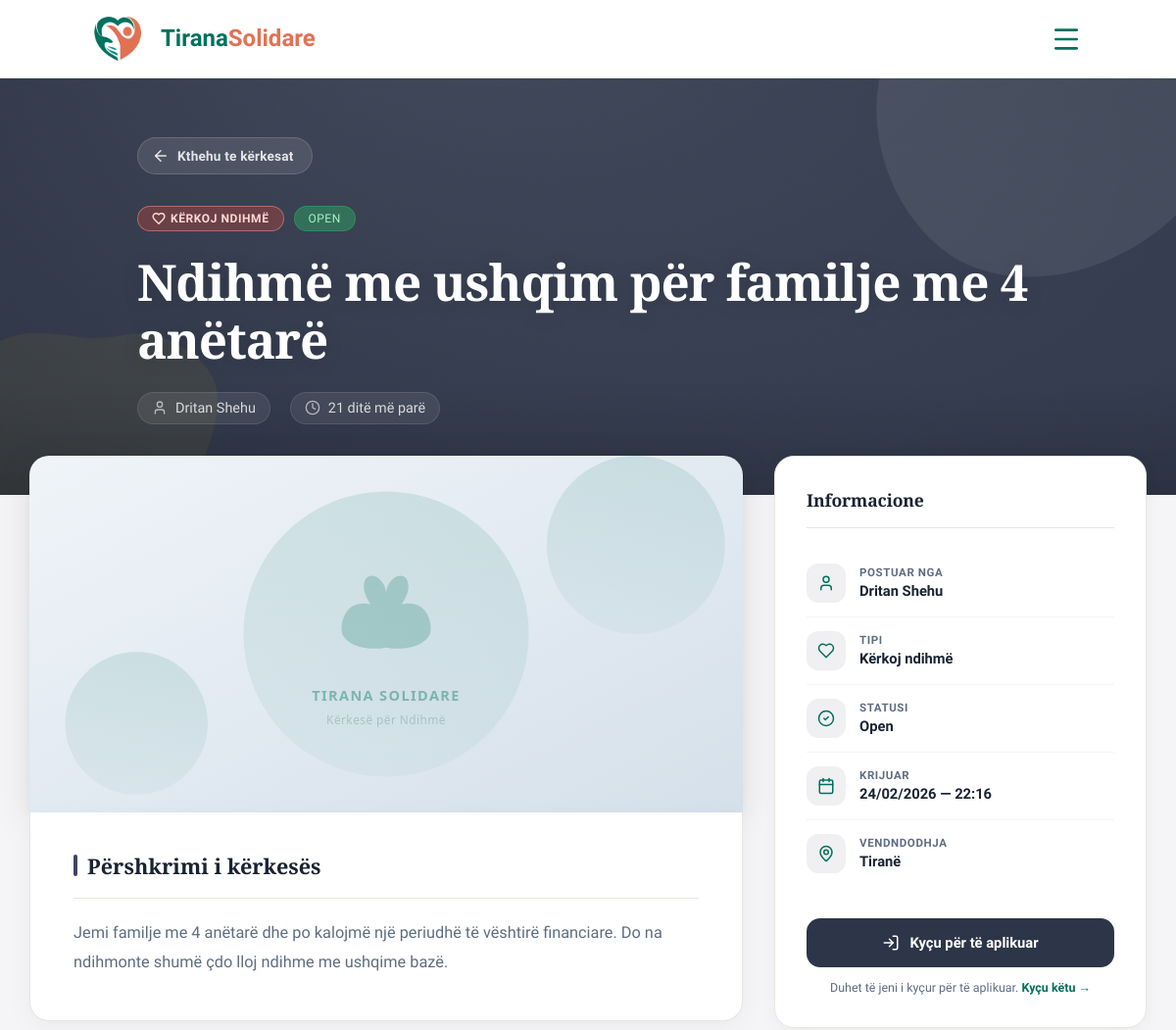
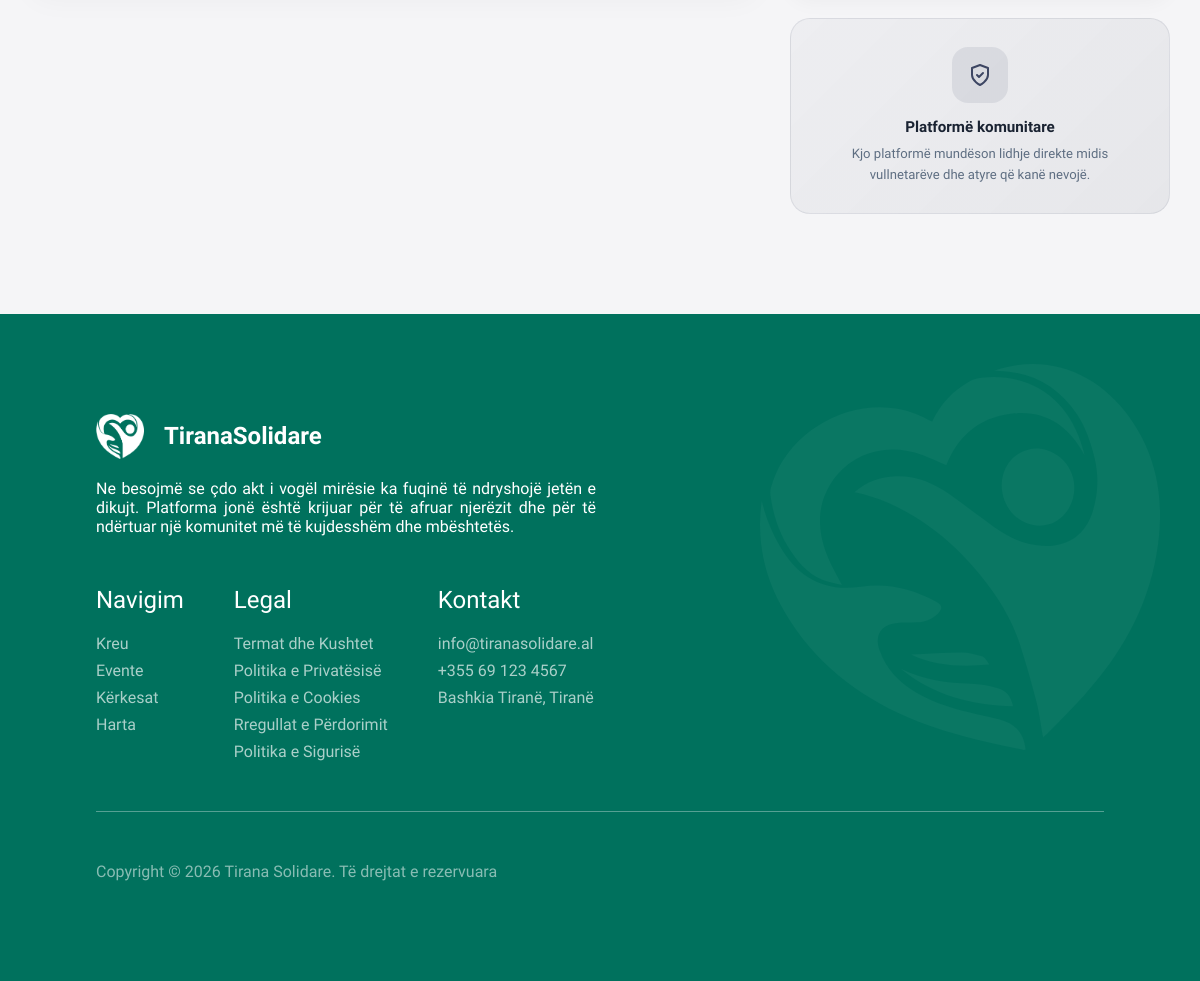
Screenshot of /views/help_requests.php?id=1 with the database file from the repository (2 pictures, top to bottom).
### tables this page shows
CREATE TABLE `kerkesa_per_ndihme` (
  `id_kerkese_ndihme` int(11) NOT NULL,
  `id_perdoruesi` int(11) DEFAULT NULL,
  `tipi` enum('Kërkesë','Ofertë') DEFAULT NULL,
  `titulli` varchar(150) DEFAULT NULL,
  `pershkrimi` text DEFAULT NULL,
  `statusi` enum('Open','Closed') DEFAULT 'Open' COMMENT 'Open/Closed',
  `imazhi` varchar(500) DEFAULT NULL,
  `vendndodhja` varchar(255) DEFAULT NULL,  `latitude` decimal(10,7) DEFAULT NULL,
  `longitude` decimal(10,7) DEFAULT NULL,  `krijuar_me` timestamp NOT NULL DEFAULT current_timestamp()
);

CREATE TABLE `perdoruesi` (
  `id_perdoruesi` int(11) NOT NULL,
  `emri` varchar(100) NOT NULL,
  `email` varchar(150) NOT NULL,
  `bio` text DEFAULT NULL,
  `profile_picture` varchar(500) DEFAULT NULL,
  `profile_public` tinyint(1) NOT NULL DEFAULT 1,
  `fjalekalimi` varchar(255) NOT NULL,
  `roli` enum('Admin','Vullnetar') DEFAULT 'Vullnetar',
  `statusi_llogarise` enum('Aktiv','Bllokuar','Çaktivizuar') DEFAULT 'Aktiv',
  `verified` tinyint(1) NOT NULL DEFAULT 0,
  `verification_token_hash` varchar(64) DEFAULT NULL,
  `verification_token_expires` datetime DEFAULT NULL,
  `password_reset_token_hash` varchar(64) DEFAULT NULL,
  `password_reset_token_expires` datetime DEFAULT NULL,
  `krijuar_me` timestamp NOT NULL DEFAULT current_timestamp(),
  `deaktivizuar_me` datetime DEFAULT NULL
);

### includes/functions.php (called while the page is built, shortened)
<?php
if (!function_exists('koheParapake')) {
    function koheParapake(string $datetime): string
    {
        $now  = new DateTime();
        $then = new DateTime($datetime);
        $diff = $now->diff($then);
        if ($diff->d > 0) return $diff->d . ' ditë më parë';
        return 'tani';
    }
}

### views/help_requests.php (the view, shortened to what this page needs)
<?php
require_once __DIR__ . '/../config/db.php';
require_once __DIR__ . '/../includes/functions.php';
$isLoggedIn = isset($_SESSION['user_id']);
$isAdmin = ($isLoggedIn && ($_SESSION['roli'] ?? '') === 'Admin');
$currentUserId = $_SESSION['user_id'] ?? null;
if (isset($_GET['id'])) {
    $id = (int) $_GET['id'];
    $stmt = $pdo->prepare(
        "SELECT k.*, p.emri AS krijuesi_emri, p.email AS krijuesi_email
         FROM Kerkesa_per_Ndihme k
         LEFT JOIN Perdoruesi p ON p.id_perdoruesi = k.id_perdoruesi
         WHERE k.id_kerkese_ndihme = ?"
    );
    $stmt->execute([$id]);
    $request = $stmt->fetch(PDO::FETCH_ASSOC);
}
  $isOwner = false;
  if (isset($request) && $request) {
    $isOwner = $isLoggedIn && ((int) $request['id_perdoruesi'] === (int) $currentUserId);
  }
?>
<!DOCTYPE html>
<html lang="sq">
<head>
  <link rel="stylesheet" href="/TiranaSolidare/public/assets/styles/main.css?v=20260318a">
  <link rel="stylesheet" href="/TiranaSolidare/public/assets/styles/requests.css?v=20260318c">
  <link rel="stylesheet" href="https://unpkg.com/leaflet@1.9.4/dist/leaflet.css" />
  <link rel="stylesheet" href="/TiranaSolidare/assets/css/map.css">
</head>
<body class="page-requests">
<?php include __DIR__ . '/../public/components/header.php'; ?>
<main>
<?php if (isset($request) && $request): ?>
<section class="rq-detail-hero <?= $request['tipi'] === 'Ofertë' ? 'rq-detail-hero--offer' : 'rq-detail-hero--request' ?>">
  <div class="rq-detail-hero__inner">
    <a href="/TiranaSolidare/views/help_requests.php" class="rq-back-link">
      <svg xmlns="http://www.w3.org/2000/svg" width="18" height="18" viewBox="0 0 24 24" fill="none" stroke="currentColor" stroke-width="2" stroke-linecap="round" stroke-linejoin="round"><path d="m12 19-7-7 7-7"/><path d="M19 12H5"/></svg>
      Kthehu te kërkesat
    </a>
    <div class="rq-detail-hero__badges">
      <span class="rq-badge rq-badge--<?= $request['tipi'] === 'Ofertë' ? 'offer' : 'request' ?>">
        <?= $request['tipi'] === 'Kërkesë' ? 'Kërkoj ndihmë' : 'Dua të ndihmoj' ?>
      </span>
      <span class="rq-badge rq-badge--<?= strtolower($request['statusi']) ?>"><?= htmlspecialchars($request['statusi']) ?></span>
    </div>
    <h1><?= htmlspecialchars($request['titulli']) ?></h1>
    <div class="rq-detail-hero__meta">
      <span><svg xmlns="http://www.w3.org/2000/svg" width="16" height="16" viewBox="0 0 24 24" fill="none" stroke="currentColor" stroke-width="2" stroke-linecap="round" stroke-linejoin="round"><path d="M19 21v-2a4 4 0 0 0-4-4H9a4 4 0 0 0-4 4v2"/><circle cx="12" cy="7" r="4"/></svg> <?= htmlspecialchars($request['krijuesi_emri'] ?? 'Anonim') ?></span>
      <span><svg xmlns="http://www.w3.org/2000/svg" width="16" height="16" viewBox="0 0 24 24" fill="none" stroke="currentColor" stroke-width="2" stroke-linecap="round" stroke-linejoin="round"><circle cx="12" cy="12" r="10"/><polyline points="12 6 12 12 16 14"/></svg> <?= koheParapake($request['krijuar_me']) ?></span>
    </div>
  </div>
</section>
<section class="rq-detail-body">
  <div class="rq-detail-layout">
    <div class="rq-detail-main">
      <div class="rq-detail-banner">
        <?php
          $detailImgSrc = '/TiranaSolidare/public/assets/images/default-request.svg';
          if (!empty($request['imazhi'])) {
              $detailImgSrc = strpos($request['imazhi'], '/') === 0 ? $request['imazhi'] : '/TiranaSolidare/public/assets/uploads/' . $request['imazhi'];
          }
        ?>
        <img src="<?= htmlspecialchars($detailImgSrc) ?>" alt="<?= htmlspecialchars($request['titulli']) ?>" onerror="this.src='/TiranaSolidare/public/assets/images/default-request.svg'">
      </div>
      <div class="rq-detail-text">
        <h2>Përshkrimi i kërkesës</h2>
        <p><?= nl2br(htmlspecialchars($request['pershkrimi'] ?? 'Nuk ka përshkrim.')) ?></p>
      </div>
    </div>
    <aside class="rq-detail-sidebar">
      <div class="rq-sidebar-card">
        <h3>Informacione</h3>
        <ul class="rq-sidebar-info">
          <li>
            <div class="rq-info-icon">
              <svg xmlns="http://www.w3.org/2000/svg" width="18" height="18" viewBox="0 0 24 24" fill="none" stroke="currentColor" stroke-width="2" stroke-linecap="round" stroke-linejoin="round"><path d="M19 21v-2a4 4 0 0 0-4-4H9a4 4 0 0 0-4 4v2"/><circle cx="12" cy="7" r="4"/></svg>
            </div>
            <div><span>Postuar nga</span><strong><?= htmlspecialchars($request['krijuesi_emri'] ?? 'N/A') ?></strong></div>
          </li>
          <li>
            <div class="rq-info-icon">
            </div>
            <div><span>Tipi</span><strong><?= $request['tipi'] === 'Kërkesë' ? 'Kërkoj ndihmë' : 'Dua të ndihmoj' ?></strong></div>
          </li>
          <li>
            <div class="rq-info-icon">
              <svg xmlns="http://www.w3.org/2000/svg" width="18" height="18" viewBox="0 0 24 24" fill="none" stroke="currentColor" stroke-width="2" stroke-linecap="round" stroke-linejoin="round"><circle cx="12" cy="12" r="10"/><path d="m9 12 2 2 4-4"/></svg>
            </div>
            <div><span>Statusi</span><strong><?= htmlspecialchars($request['statusi']) ?></strong></div>
          </li>
          <li>
            <div class="rq-info-icon">
            </div>
            <div><span>Krijuar</span><strong><?= date('d/m/Y — H:i', strtotime($request['krijuar_me'])) ?></strong></div>
          </li>
          <?php if (!empty($request['vendndodhja'])): ?>
          <li>
            <div class="rq-info-icon">
            </div>
            <div><span>Vendndodhja</span><strong><?= htmlspecialchars($request['vendndodhja']) ?></strong></div>
          </li>
          <?php endif; ?>
        </ul>
        <div class="rq-sidebar-cta">
          <?php if (!$isLoggedIn): ?>
            <a href="/TiranaSolidare/views/login.php?redirect=<?= urlencode('/TiranaSolidare/views/help_requests.php?id=' . $request['id_kerkese_ndihme']) ?>" class="rq-btn-full rq-btn-login">
              <svg xmlns="http://www.w3.org/2000/svg" width="18" height="18" viewBox="0 0 24 24" fill="none" stroke="currentColor" stroke-width="2" stroke-linecap="round" stroke-linejoin="round"><path d="M15 3h4a2 2 0 0 1 2 2v14a2 2 0 0 1-2 2h-4"/><polyline points="10 17 15 12 10 7"/><line x1="15" x2="3" y1="12" y2="12"/></svg>
              Kyçu për të aplikuar
            </a>
            <p class="rq-sidebar-hint">Duhet të jeni i kyçur për të aplikuar. <a href="/TiranaSolidare/views/login.php?redirect=<?= urlencode('/TiranaSolidare/views/help_requests.php?id=' . $request['id_kerkese_ndihme']) ?>" class="rq-hint-link">Kyçu këtu &rarr;</a></p>
          <?php elseif ($isOwner || $isAdmin): ?>
            <p class="rq-sidebar-hint">Më poshtë mund të shihni të gjithë aplikantët dhe t'i kontaktoni individualisht.</p>
          <?php elseif ($isLoggedIn): ?>
            <p class="rq-sidebar-hint">Kjo kërkesë nuk është e disponueshme për aplikim.</p>
          <?php endif; ?>
        </div>
      </div>
      <div class="rq-sidebar-trust">
        <div class="rq-sidebar-trust__icon">
          <svg xmlns="http://www.w3.org/2000/svg" width="24" height="24" viewBox="0 0 24 24" fill="none" stroke="currentColor" stroke-width="2" stroke-linecap="round" stroke-linejoin="round"><path d="M12 22s8-4 8-10V5l-8-3-8 3v7c0 6 8 10 8 10"/><path d="m9 12 2 2 4-4"/></svg>
        </div>
        <p><strong>Platformë komunitare</strong></p>
        <p class="rq-sidebar-trust__sub">Kjo platformë mundëson lidhje direkte midis vullnetarëve dhe atyre që kanë nevojë.</p>
      </div>
    </aside>
  </div>
</section>
<?php endif; ?>
</main>
<?php include __DIR__ . '/../public/components/footer.php'; ?>
</body>
</html>

### public/assets/styles/main.css (style rules this page uses)
* { margin: 0; padding: 0; -webkit-box-sizing: border-box; box-sizing: border-box; scroll-behavior: smooth; }
html, body { font-family: 'Raleway', sans-serif; color: #202020; overflow-x: hidden; }
main { overflow-y: hidden; overflow-x: hidden; }
section { position: relative; padding: 100px clamp(20px, 8%, 8%); }
:root { --font-coeff: 1; }
h1, h2, h3, h4, h5, h6 { font-family: "Bitter", serif; color: #003229; }
h1 { font-size: calc(3.5rem * var(--font-coeff)); margin-bottom: 20px; }
h2 { font-size: calc(3rem * var(--font-coeff)); margin-bottom: 20px; }
h3 { font-size: calc(2rem * var(--font-coeff)); margin-bottom: 20px; }

### rows the page displays
kerkesa_per_ndihme: statusi "OPEN", titulli "Ndihmë me ushqim për familje me 4 anëtarë", id_perdoruesi.emri "Dritan Shehu", krijuar_me "21 ditë më parë", pershkrimi "Jemi familje me 4 anëtarë dhe po kalojmë një periudhë të vështirë financiare. Do na ndihmonte shumë çdo lloj ndihme me ushqime bazë.", statusi "Open", krijuar_me "24/02/2026 — 22:16", vendndodhja "Tiranë"
